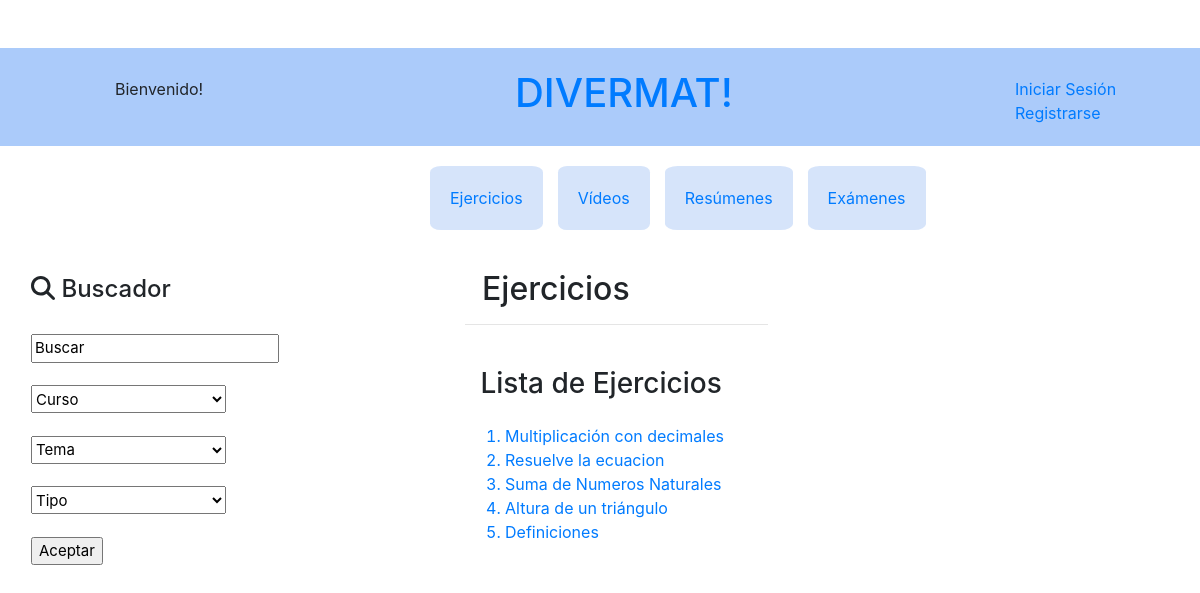
Page /divermat/ on the committed database.
### divermat/models.py (models this page shows, shortened)
class Curso(models.Model):
    curso = models.CharField(max_length=1, default=None)
    class Meta:
        ordering = ('curso', )

class Ejercicio(models.Model):
    curso = models.ForeignKey(Curso,
                                 on_delete=models.CASCADE,
                                 default=None, null=True)
    tema = models.ForeignKey(Tema,
                                 on_delete=models.CASCADE,
                                 default=None, null=True)
    titulo = models.CharField(max_length=50, default=None)
    tipo = models.IntegerField(default=None,null=True) # Tipo 1 es test, tipo 2 respuesta corta, tipo 3 problemas pero ese todavía no lo implemento
    enunciado = models.CharField(max_length=1000, default = None)
    nsoluciones = models.IntegerField(default=None,null=True) #Numero de soluciones correctas
    soluciones = models.CharField(max_length=1000, default = None) #Cada solucion divididad por ; incluye la solucion correcta y las erroneas en caso de Test
    solucion_correcta = models.CharField(max_length=1024, default = None)
    foto = models.FileField(upload_to='media/fotos/%y',blank=True,null=False)
    class Meta:
        ordering = ('curso',  'titulo', )

### divermat/views.py (the view, shortened to what this page needs)
def index(request):
    content = {}
    content['registro'] = False
    content['Tipo'] = 'Ejercicios'
    content['alumno'] = False
    content['ejercicios'] = True
    todos_ejs = Ejercicio.objects.all()
    temas = []
    for tema in Tema.objects.all():
        temas.append(tema.titulo)
    content['temas'] = temas
    content['Contenido'] = getFilteredContent(todos_ejs,request)
    return render(request,'divermat/inicio.html', context=content,)

### divermat/views.py (called while the page is built, shortened)
def getFilteredContent(todos_elem,request):
    contenido = []
    contenFinal = []
    for elem in todos_elem:
        conten = {}
        conten['id'] = elem.id
        conten['curso'] = elem.curso
        conten['titulo'] = elem.titulo
        contenido.append(conten)
        contenFinal = contenido
    busqueda = request.GET.get('buscar', '')
    curso = request.GET.get('curso', '')
    tema = request.GET.get('tema', '')
    tipo = request.GET.get('tipo', '')
    elem_filtrados = []
    return contenFinal

### templates/divermat/inicio.html (shortened to what this page needs)
{% extends "divermat/base.html" %}
{% block body_block %}
    {% if ejercicios is True %}
        {% if alumno is True %}
        <div class="row">
            <div class="col-xs-4 col-md-4 col-lg-4 offset-md-3">
                <h2>&nbsp;&nbsp;&nbsp;&nbsp;&nbsp;&nbsp;&nbsp;&nbsp;&nbsp;&nbsp;{{Tipo}}</h2><hr/>
            </div>
            <div class="col-xs-4 col-md-4 col-lg-4 offset-md-1">
                <a href="{% url 'ejerciciosAsignados' clase.id %}">Ejercicios Asignados {{clase.curso}}º {{clase.nombre}}</a>
            </div>
        </div>
        <div class="row">
            <div class="col-xs-4 col-md-4 col-lg-4 offset-md-1">
                <table>
                    <thead>
                        <tr>
                            <th>
                                <h3>Lista&nbsp;de&nbsp;{{Tipo}}</h3>
                            </th>
                        </tr>
                    </thead>
                </table>
                <div class="table-wrapper-scroll-y my-custom-scrollbar" style="height: 270px!important;">
                    <ol>
                        {% for conten in Contenido %}
                            <a href="{% url 'ejercicio' conten.id %}"><li>{{conten.titulo}}</li></a>
                        {%endfor%}
                    </ol>
                </div>
            </div>
            <div class="col-xs-4 col-md-4 col-lg-4">
                <table>
                    <thead>
                        <tr>
                            <th>
                                <h3>Generar&nbsp;Set&nbsp;de&nbsp;Ejercicios</h3>
                            </th>
                        </tr>
                    </thead>
                </table>
                <form id="NuevoSetEjercicios" action="index" method="POST">
                    <div class="row">
                        <div class="col">
                            <table>
                                {{form}}
                            </table>
                        </div>
                    </div>
                    {% csrf_token %}
                    <div class="row">
                        <div class="col offset-md-1">
                            <br><br><input class="boton" type="submit" value="Generar">
                        </div>
                    </div>
                </form>
            </div>
        </div>
        {%else%}
        <div class="row">
            <div class="col-xs-4 col-md-4 col-lg-4 offset-md-3">
                <h2>&nbsp;&nbsp;{{Tipo}}</h2><hr/>
            </div>
        </div>
        <div class="row">
                <div class="col-xs-4 col-md-4 col-lg-4 offset-md-3">
                    <table>
                        <thead>
                            <tr>
                                <th>
                                    <h3>Lista&nbsp;de&nbsp;{{Tipo}}</h3>
                                </th>
                            </tr>
                        </thead>
                    </table>
                    <div class="table-wrapper-scroll-y my-custom-scrollbar" style="height: 270px!important;">
                        <ol>
                            {% for conten in Contenido %}
                                <a href="{% url 'ejercicio' conten.id %}"><li>{{conten.titulo}}</li></a>
                            {%endfor%}
                        </ol>
                    </div>
                </div>
            </div>
        {%endif%}
    {% endif %}
{% endblock %}
{% block menu_lateral_block%}
    <div class="lateral">
        <div class ="flex-container">
            <div class="medio">
                <h4><i class="fa-solid fa-magnifying-glass"></i>&nbsp;Buscador</h4><br>
                <form action={{Tipo}} method="GET">
                    <div>
                        <input type="text" onfocus="this.value=''" name="buscar" value="Buscar"></br></br>
                        <div>
                            {% if alumno is False %}
                                <select name="curso" style="width:195px; height:28px;">
                                    <option selected>Curso</option>
                                </select></br></br>
                            {% endif %}
                        </div>
                    </div>
                    <div>
                        <select name="tema" style="width:195px; height:28px;">
                            <option selected>Tema</option>
                        </select></br></br>
                    </div>
                {% if Tipo != "Resúmenes" and Tipo != "Videos" %}
                        <div>
                            <select name="tipo" style="width:195px; height:28px;">
                                <option selected>Tipo</option>
                            </select></br></br>
                        </div>
                    {%endif%}
                    <input type="submit" value="Aceptar"></input>
                </form>
            </div>
        </div>
    </div>
{% endblock %}

### divermat/static/estilo.css (style rules this page uses)
.my-custom-scrollbar { position: relative !important; height: 400px !important; overflow: auto !important; }
.table-wrapper-scroll-y { display: block !important; }
thead tr th { position: sticky; top: 0; z-index: 10; background-color: #ffffff; }
* { box-sizing: border-box; }
[class*="col-"] { float: left; padding: 5px; }
.lateral { width: 270px !important; height: 350px !important; font-size: 15px !important; border-radius: 10%; }
table { border-collapse:unset !important; }
table { table-layout: fixed!important; }
table tr th { width:fit-content !important; }
body { background-color:rgb(255, 255, 255) !important; }
.flex-container { display: flex; flex-flow: row wrap; justify-content: space-around; align-items: baseline; margin: auto; }
html, body { height: 100%; margin-top: 4%; }
.medio { margin-top: 10px; margin-left: 10px; }
th { cursor: pointer; }
table { border: none; border-spacing:15px; text-align: left; }
th { padding: 0.2%; text-align: left; }
tr { padding: 1%; text-align: left; }

### rows in the picture
Curso: titulo "Multiplicación con decimales", titulo "Resuelve la ecuacion", titulo "Suma de Numeros Naturales"
Curso: titulo "Altura de un triángulo", titulo "Definiciones"

### other values in the picture
{{ Tipo }} "Ejercicios"
